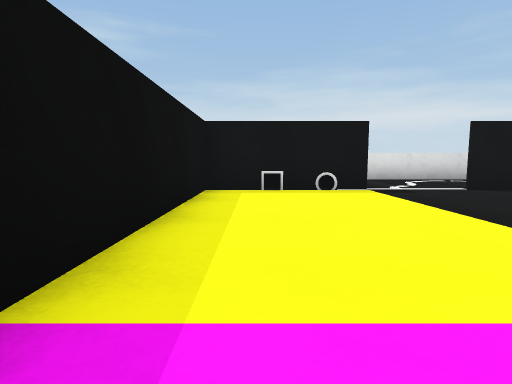
[1] (above)

23 first-person views from a walk through a robot-simulator world made for Webots. The camera is 0.11 m above the floor, tilts 6° down and sees 80° across. The floor is counted in squares, 0.2 m on a side. Each view is taken from the middle of a square. On the plan, view 1 faces up. The plan holds only what a view shows up to about 9 squares ahead; the rest is blank. The place goes on beyond the plan. Robots are left out. Webots' stock objects and surfaces are drawn as simple stand-ins.

[2]
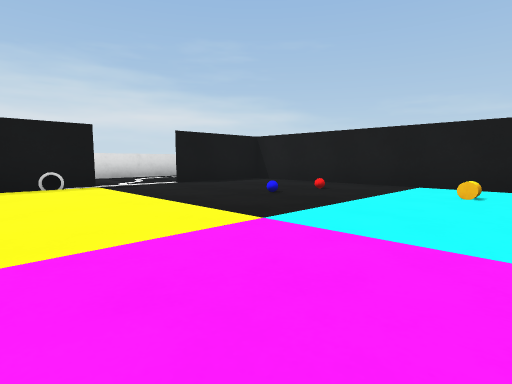

[3]
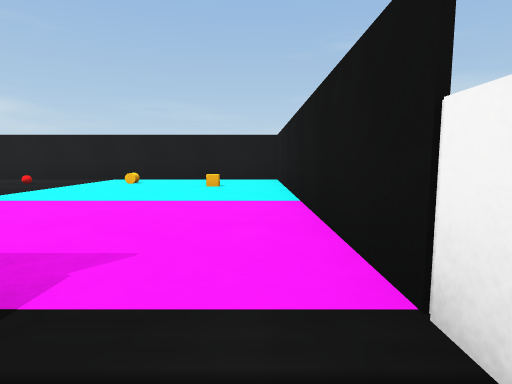

[4]
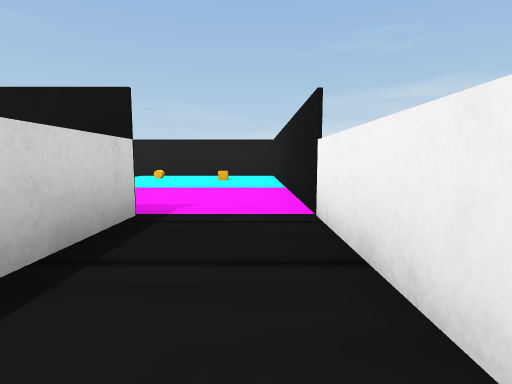

[5]
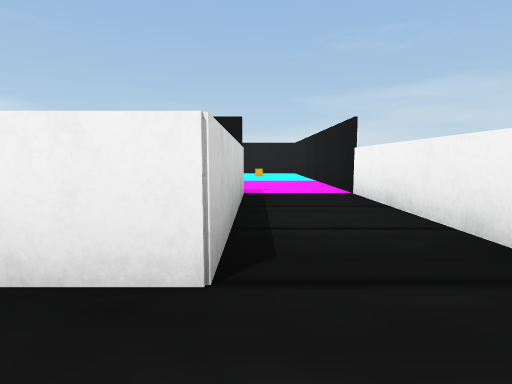

[6]
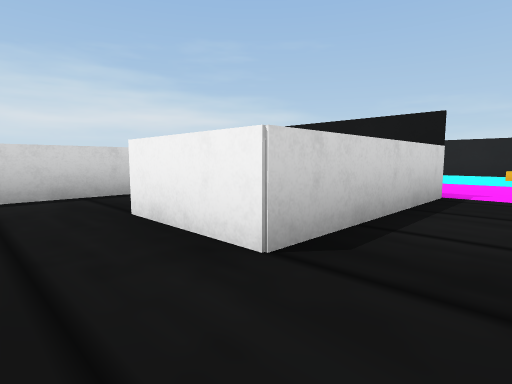

[7]
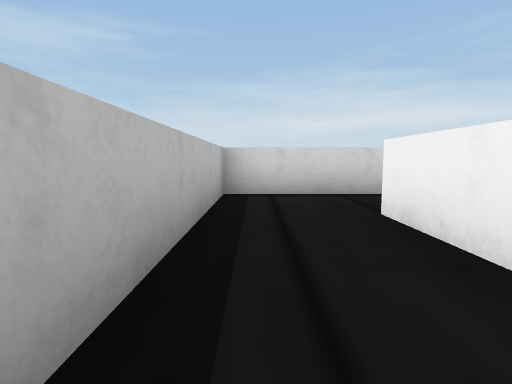

[8]
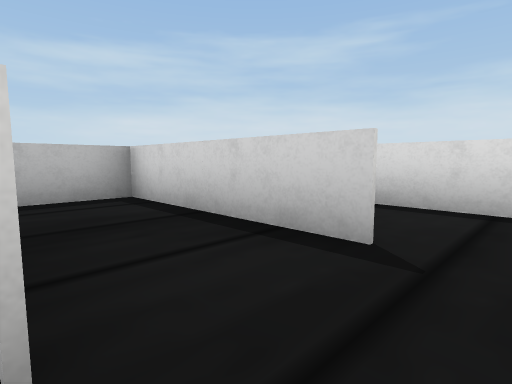

[9]
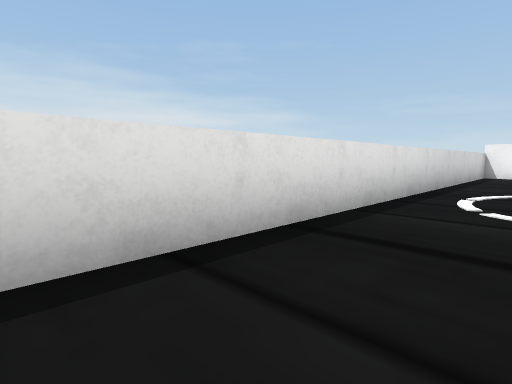

[10]
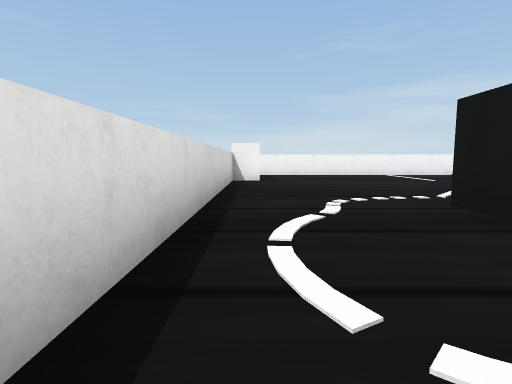

[11]
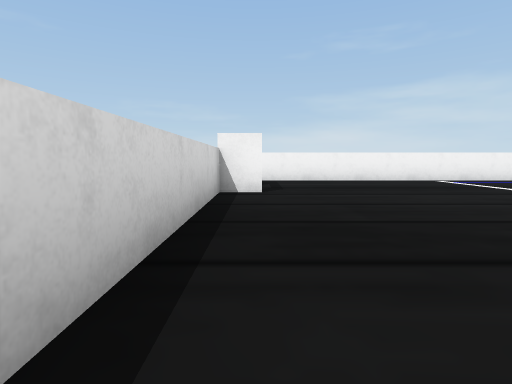

[12]
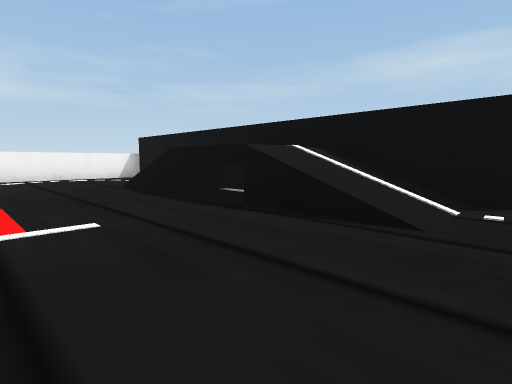

[13]
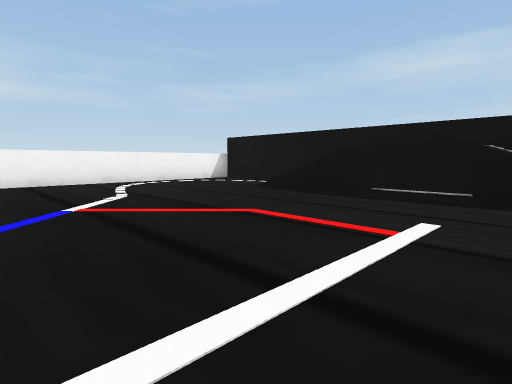

[14]
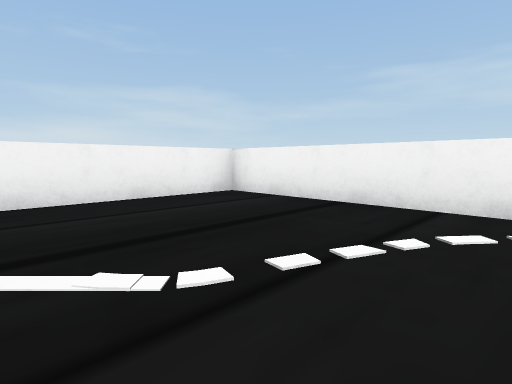

[15]
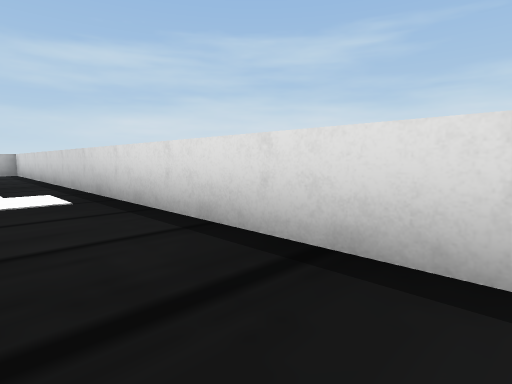

[16]
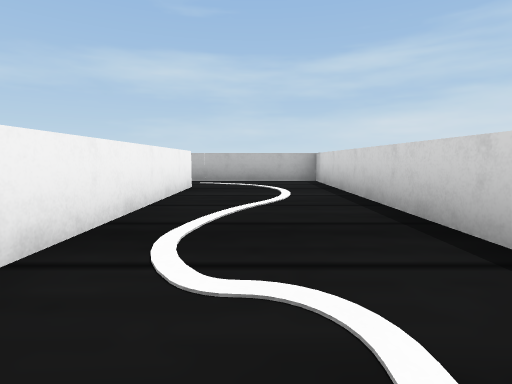

[17]
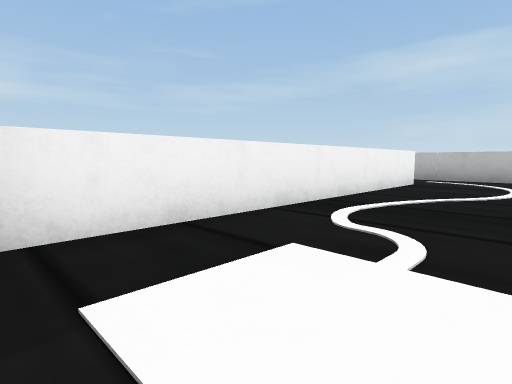

[18]
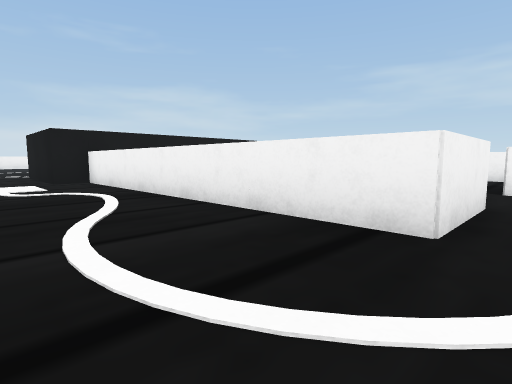

[19]
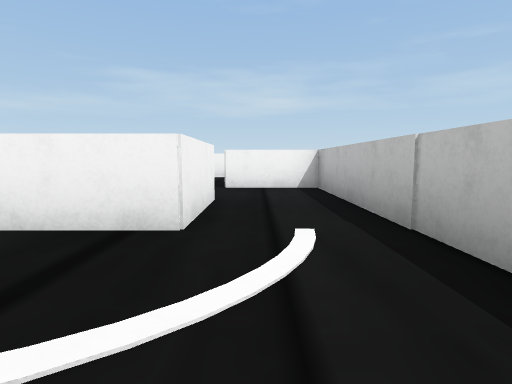

[20]
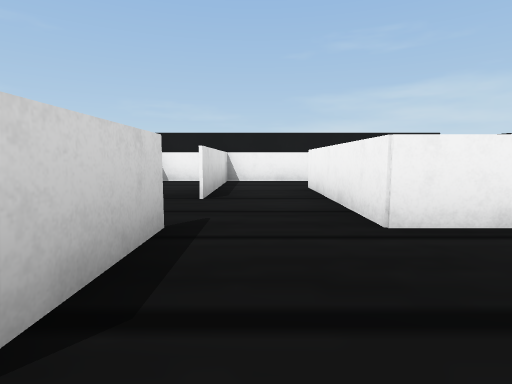

[21]
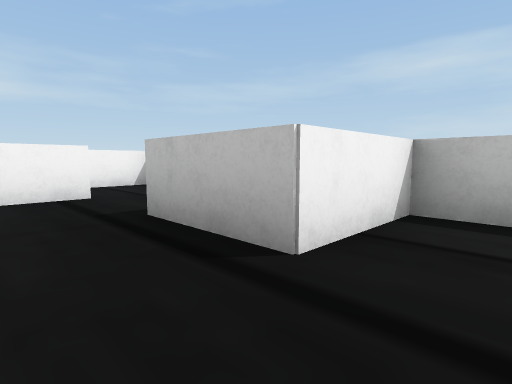

[22]
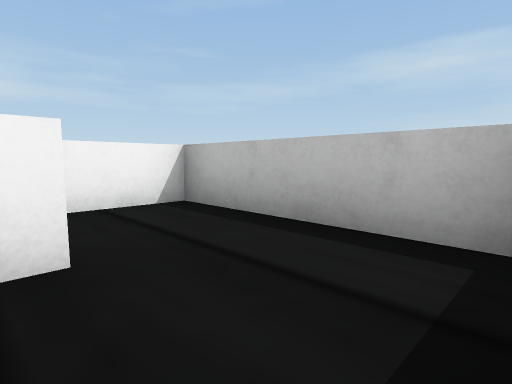

[23]
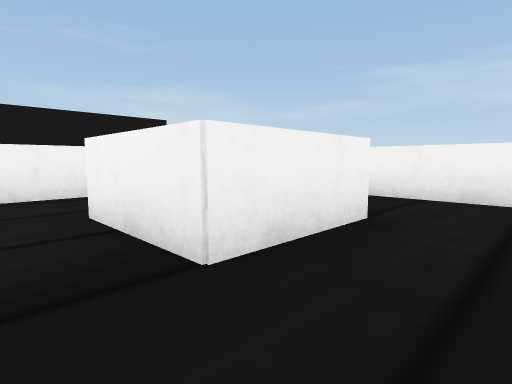

### Floor plan
Points are (right, up) in squares from view 1. A wall is a line through its corners. A room is listed if a view was taken in it or the views show most of it. See-through windows are left out.
Room 1 (views 1, 2, 3, 4, 9, 10, 11, 12, 13, 14, 15, 16, 17, 18, 19)
walls: (5.8, 5.7) (6.7, 5.7) (6.7, -2.5); (6.3, 5.6) (3.9, 5.6); (2.1, 5.6) (-0.9, 5.6) (-0.9, 1); (6.6, -3.6) (6.6, 5.2); (-1, 6.4) (2.1, 6.4); (7.8, -3.6) (14.2, -3.6) (14.2, 7.9); (-0.9, -1.8) (-4.7, -1.8); (11.2, 8.6) (-10.2, 8.6) (-10.2, 6.4); (-5.6, -3.6) (6.4, -3.6); (-8.4, 5.7) (-0.9, 5.7)
ways out: opening at (-6, -3) to room 2; opening at (-9, 6) to room 4
objects: bridge (8, 1) to (8, 4); goal (11, 8) to (13, 9)
Room 2 (views 5, 6, 7)
walls: (-6.5, 0.4) (-6.5, -2.5); (-4.7, -1.8) (-4.7, 0.1)
ways out: opening at (-6, -3) to room 1; opening at (-6, 0) to room 6
Room 3 (view 8)
walls: (-1, -1.9) (-1, 0.5)
ways out: opening at (-2, 0) to room 6
Room 4 (view 20)
walls: (-8.4, 3.7) (-8.4, 5.7); (-10.2, 6.4) (-10.2, 2) (-8.4, 2)
ways out: opening at (-9, 6) to room 1; opening at (-8, 3) to room 5
Room 5 (views 21, 22)
walls: (-6.6, 0.9) (-6.6, 2); (-8.5, -1.7) (-7.4, -1.7); (-8.4, 2) (-8.4, 0); (-10.2, -0.1) (-10.2, -3.6) (-8.8, -3.6); (-6.5, 3.7) (-8.4, 3.7)
ways out: opening at (-8, 3) to room 4; opening at (-7, 3) to room 7
Room 6 (view 23)
walls: (-4.7, 0.1) (-2.7, 0.1); (-2.8, 1.9) (-6.5, 1.9) (-6.5, 0.4); (-1, 0.5) (-1, 2.5)
ways out: opening at (-6, 0) to room 2; opening at (-2, 0) to room 3; opening at (-2, 2) to room 8
Room 7 (no view inside)
walls: (-6.6, 2) (-4.5, 2)
ways out: opening at (-7, 3) to room 5; opening at (-3.5, 3) to room 8; opening at (-5.5, 4)
Room 8 (no view inside)
walls: (-4.5, 2) (-2.8, 2); (-1, 2.5) (-1, 4); (-1, 3.7) (-4.8, 3.7)
ways out: opening at (-2, 2) to room 6; opening at (-3.5, 3) to room 7

Positions as (right, up) in squares from view 1, and headings:
1: (0, 0), facing up
2: (0, -1), facing up-right
3: (-2, -3), facing right
4: (-4, -3), facing right
5: (-6, -2), facing right
6: (-6, -3), facing up-right
7: (-6, -3), facing up
8: (-2, 0), facing up-left
9: (0, 7), facing up-right
10: (3, 8), facing right
11: (6, 8), facing right
12: (11, 6), facing down-left
13: (13, 4), facing down-left
14: (10, 0), facing down-right
15: (3, 7), facing up-left
16: (-2, 7), facing left
17: (-1, 8), facing down-left
18: (-9, 8), facing down-right
19: (-9, 8), facing down
20: (-9, 3), facing right
21: (-7, 3), facing down-left
22: (-8, 0), facing down-left
23: (-6, 1), facing down-right
